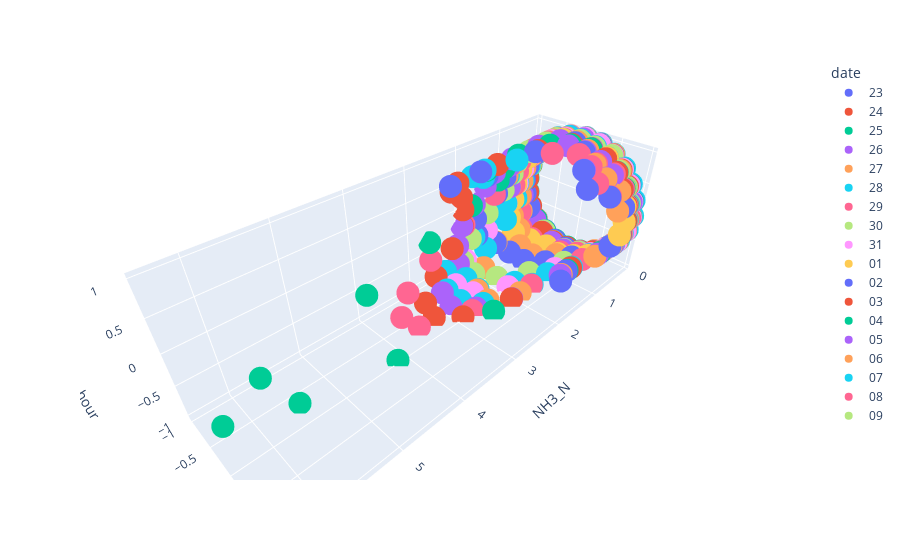

Source (notebook cell):
### Code cell
import plotly.express as px
fig = px.scatter_3d(df1, x='NH3_N', y='sin_hour', z='cos_hour',
              color='date')
fig.show()
